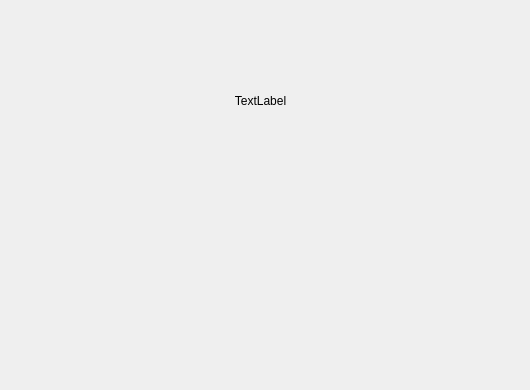
<?xml version="1.0" encoding="UTF-8"?>
<ui version="4.0">
 <class>Dialog</class>
 <widget class="QDialog" name="Dialog">
  <property name="geometry">
   <rect>
    <x>0</x>
    <y>0</y>
    <width>530</width>
    <height>390</height>
   </rect>
  </property>
  <property name="windowTitle">
   <string>About</string>
  </property>
  <widget class="QLabel" name="label">
   <property name="geometry">
    <rect>
     <x>30</x>
     <y>30</y>
     <width>461</width>
     <height>141</height>
    </rect>
   </property>
   <property name="text">
    <string>TextLabel</string>
   </property>
   <property name="alignment">
    <set>Qt::AlignCenter</set>
   </property>
  </widget>
  <widget class="QLabel" name="label_beers">
   <property name="geometry">
    <rect>
     <x>40</x>
     <y>190</y>
     <width>441</width>
     <height>191</height>
    </rect>
   </property>
   <property name="text">
    <string/>
   </property>
   <property name="alignment">
    <set>Qt::AlignCenter</set>
   </property>
  </widget>
 </widget>
 <resources/>
 <connections/>
</ui>
